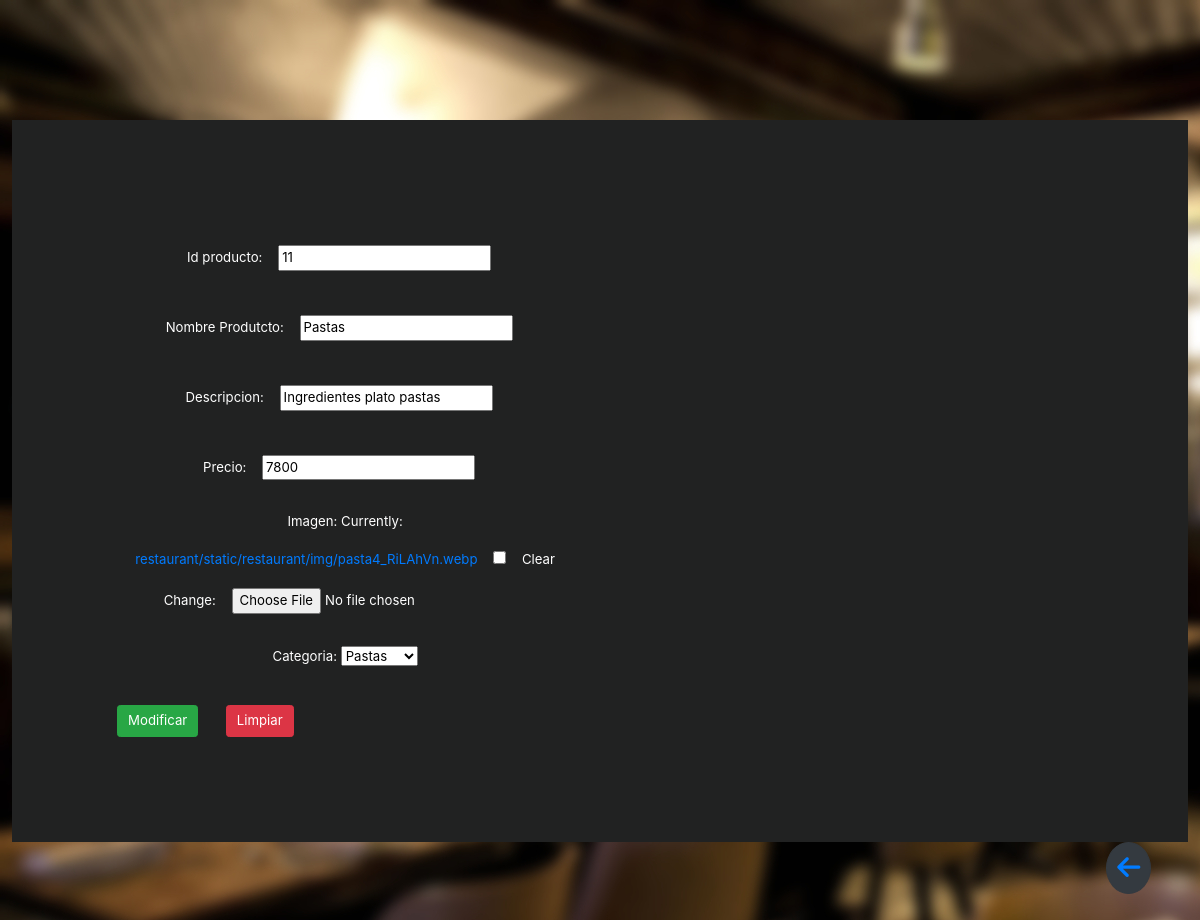
Screenshot of /editar/11 (signed in) with the database file from the repository.
### restaurant/models.py (models this page shows, shortened)
class Producto(models.Model):
    cod_prod= models.IntegerField( primary_key=True, verbose_name='id producto')
    nombre=models.CharField(max_length=25,verbose_name='Nombre Produtcto')
    desc= models.CharField(max_length=144, verbose_name="Descripcion")
    precio= models.IntegerField(verbose_name='precio')
    img=models.ImageField(upload_to = 'restaurant/static/restaurant/img/',null=True,verbose_name='Imagen',blank=True)
    categoria=models.ForeignKey(Comida,null=True,on_delete=models.CASCADE)

### restaurant/views.py (the view, shortened to what this page needs)
# urls.py: path('editar/<id>',form_mod_producto,name='form_mod_producto'),
@user_passes_test(is_staff)
def form_mod_producto(request,id):
    producto=Producto.objects.get(cod_prod=id)
    datos={
        'form':ProductoForm(instance=producto)
    }
    return render(request,'restaurant/editar.html',datos)

### restaurant/forms.py
class ProductoForm(ModelForm):
    class Meta:
        model = Producto
        fields = ['cod_prod','nombre', 'desc', 'precio','img','categoria']

### restaurant/models.py (called while the page is built)
    def __str__(self):
        return self.tipoProducto

### restaurant/views.py (called while the page is built)
def is_staff(user):
    return (user.is_authenticated and user.is_superuser)

### restaurant/templates/restaurant/editar.html (shortened to what this page needs)
{% load static%}
<!DOCTYPE html>
<html lang="en">
<head>
    <link rel="stylesheet" href="https://cdn.jsdelivr.net/npm/bootstrap@4.3.1/dist/css/bootstrap.min.css">
    <link rel="stylesheet" href="https://use.fontawesome.com/c6fde4fad8.css">
    <link rel="stylesheet" type="text/css" href="{%static 'restaurant/css/estilo.css'%}">
</head>
<body class="fondolista">
    <div class="fixed-bottom show" id="flechita">
        <button class="btn btn-dark" id="flecha">
            <a href="{% url 'vista_admin'%}" class="fa fa-arrow-left"></a>
        </button>
    </div>
    <main>
        <form method="POST" action="" id="formulario" enctype="multipart/form-data">
            <div class="form_group row">
                <div class="col-6">
                    {{form.as_p}}
                </div>
            </div>
            <input type="submit" class="btn btn-success" id="enviar" value="Modificar">
            <input type="reset" class="btn btn-danger" id="limpiar" value="Limpiar">
        </form>
    </main>
</body>
</html>

### restaurant/static/restaurant/css/estilo.css (style rules this page uses)
html, body { height: 100%; }
main { padding: 1%; margin: 1vw; margin-top: 10%; background: #212222; color: white; position: relative; padding: 1rem; }
body { background-color: #7e4f4f; color: #fffcf7; }
@media (min-width:320px) { ht html, body { height: 100%; font-size: 1rem; } }
@media (min-width:320px) { #flechita, #flechitaMenu { width: 100px; float: right; margin: 1rem; padding: 1rem; left: 70vw; } }
@media (min-width:768px) { ht html, body { height: 100%; font-size: 2vw; } }
@media (min-width:768px) { main p { text-align: justify; margin: 20px; } }
@media (min-width:768px) { #flechita, #flechitaMenu { width: 100px; float: right; margin: 1rem; padding: 1rem; left: 75vw; } }
@media (min-width:992px) { ht html, body { height: 100%; font-size: 1.6vw; } }
@media (min-width:992px) { main p { text-align: center; margin: 20px; } }
@media (min-width:992px) { #flechita, #flechitaMenu { width: 100px; float: right; margin: 1rem; padding: 1rem; left: 85vw; } }
@media (min-width:1100px) { html, body { height: 100%; font-size: 1.1vw; } }
@media (min-width:1100px) { main p { text-align: center; margin: 20px; } }
@media (min-width:1100px) { #flechita, #flechitaMenu { width: 100px; float: right; margin: 1rem; padding: 1rem; left: 90vw; } }
input { margin: 1vw; }
.show { opacity: 1; left: 0; }
#flecha, #flechaMenu { border-radius: 100%; font-size: 2rem; }
#formulario { margin: 5vh; padding: 5vh; justify-content: center; }
.fondolista { min-width: 100%; background-image: url('../img/fondolista.jpg'); object-fit: fill; border: 0; align-items: center; }

### rows the page displays
Producto: cod_prod "11", nombre "Pastas", desc "Ingredientes plato pastas", precio "7800", categoria "Pastas"
